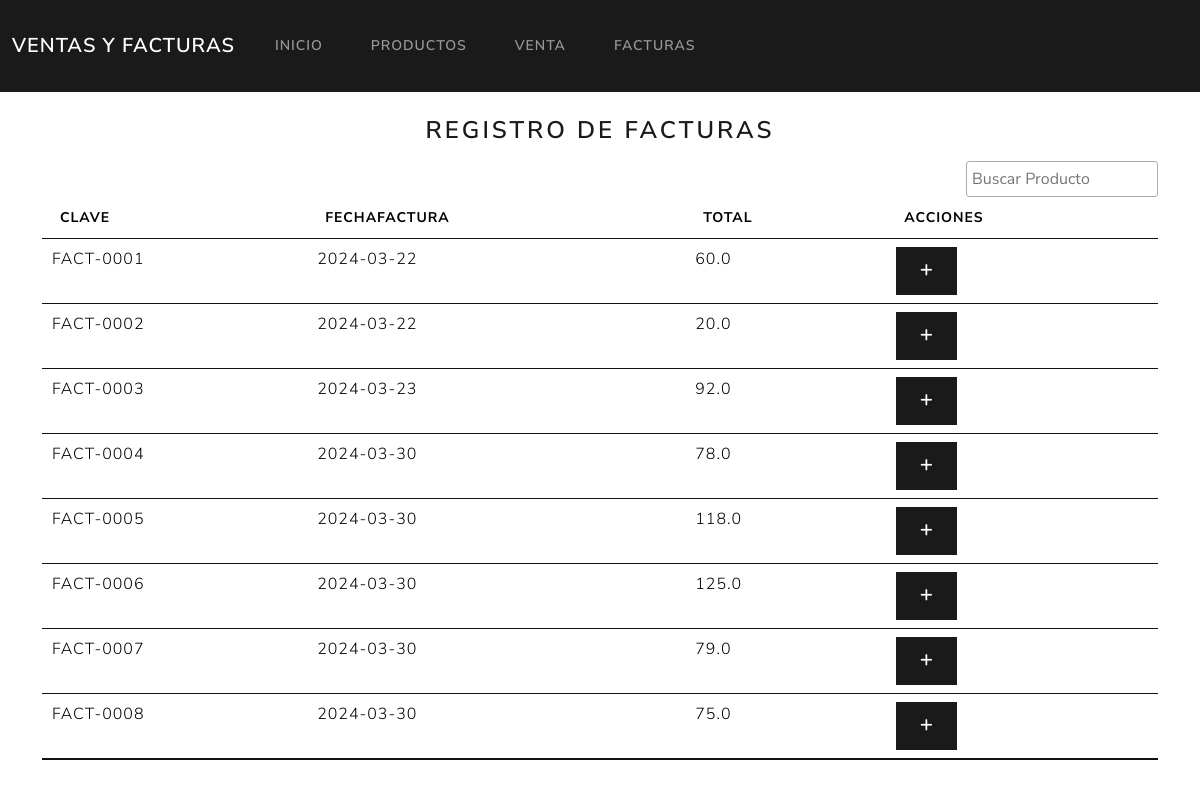
/facturas, run on the app's committed database.
### src/models/factura.py (models this page shows, shortened)
class Factura(db.Model):
    __tablename__ = 'Facturas'
    idFactura = db.Column(db.String(32), primary_key=True, default=getDefaultID)
    clave = db.Column(db.String(100), nullable=False, unique=True)
    fechaFactura = db.Column(db.Date, nullable=False)
    total = db.Column(db.Float, nullable=False)

### src/routes/facturas.py (the view)
@facturas.route('/facturas', methods=['GET'])
def vistaListaFacturas():
    facturas = {}
    facturas_r = Factura.query.all()
    for factura in facturas_r:
        detalles = []
        for detalle in factura.detalles_p:
            detalles.append(
                {
                    'clave': detalle.producto.clave,
                    'nombre': detalle.producto.nombre,
                    'precio': detalle.producto.precio,
                    'cantidad': detalle.cantidad,
                    'subtotal': detalle.subtotal
                }
            )
        facturas[factura.clave] = {
            'fecha': datetime.strftime(factura.fechaFactura, '%Y-%m-%d'),
            'detalles': detalles,
            'total': factura.total
        }
    return render_template('factura/listaFactura.html', facturas=facturas)

### src/templates/factura/listaFactura.html (shortened to what this page needs)
{% extends "templateMain.html" %}
{% block content %}
<div class="row text-center">
    <h3>Registro de Facturas</h3>
</div>
<div class="row pt-2">
    <table class="table table-main">
        <thead>
            <th>Clave</th>
            <th>fechaFactura</th>
            <th>Total</th>
            <th>Acciones</th>
        </thead>
        <tbody>
            {% for facturaClave in facturas %}
            <tr>
                <td>{{facturaClave}}</td>
                <td>{{facturas[facturaClave]['fecha']}}</td>
                <td>{{facturas[facturaClave]['total']}}</td>
                <td>
                    <button type="button" class="btn btn-primary" data-bs-toggle="modal"
                        data-bs-target="#Ventana{{facturaClave}}"><i class="fa fa-plus"></i></button>
                </td>
            </tr>
            {% endfor %}
        </tbody>
    </table>
</div>
<div class="row pt-2">
</div>
{% endblock %}

### data on the page
Factura: clave "FACT-0001", clave "2024-03-22", clave+total "60.0"
Factura: clave "FACT-0002", clave "2024-03-22", clave+total "20.0"
Factura: clave "FACT-0003", clave "2024-03-23", clave+total "92.0"
Factura: clave "FACT-0004", clave "2024-03-30", clave+total "78.0"
Factura: clave "FACT-0005", clave "2024-03-30", clave+total "118.0"
Factura: clave "FACT-0006", clave "2024-03-30", clave+total "125.0"
Factura: clave "FACT-0007", clave "2024-03-30", clave+total "79.0"
Factura: clave "FACT-0008", clave "2024-03-30", clave+total "75.0"
